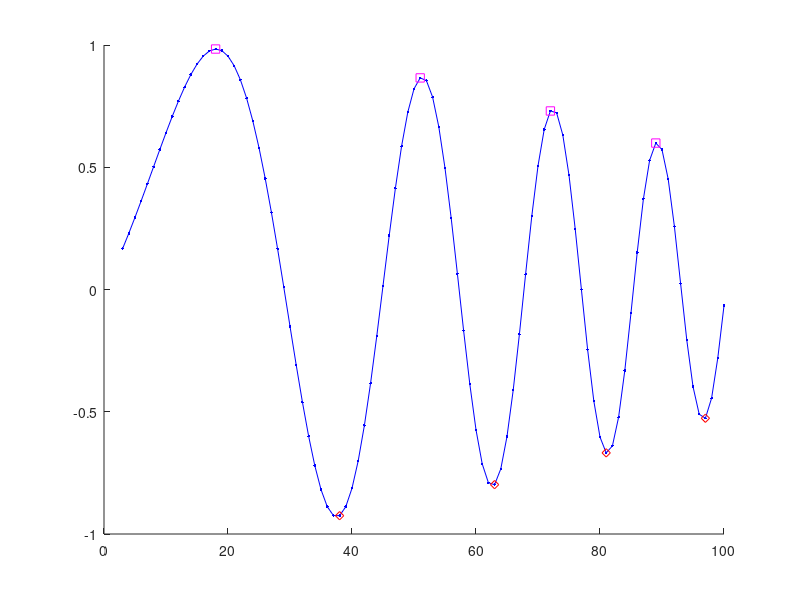

Source code (MATLAB):
x = 3:100; y = sin(.05*x + .002*x.^2) .* (1 - x.*x/20000);

% calculate local max 
left_compare_max = [false, y(1:end - 1) <= y(2:end)];
right_compare_max = [y(1:end - 1) >= y(2:end) false];
local_max_bool = right_compare_max & left_compare_max;
local_max_x = x(local_max_bool);
local_max_y = y(local_max_bool);

% calculate local min
left_compare_min = [false, y(1:end - 1) >= y(2:end)];
right_compare_min = [y(1:end - 1) <= y(2:end) false];
local_min_bool = right_compare_min & left_compare_min;
local_min_x = x(local_min_bool);
local_min_y = y(local_min_bool);

% calculate Monotonically increasing and Monotonically decreasing
increasing_left_end = [x(1),local_min_x];
increasing_right_end = [local_max_x x(end)];
decreasing_left_end = local_max_x;
decreasing_right_end = local_min_x;

% print result
fprintf("Local Maximums:\n");
fprintf("(%d,%.2f)\n",[local_max_x;local_max_y]);

fprintf("Local Minimums:\n");
fprintf("(%d,%.2f)\n",[local_min_x;local_min_y]);

fprintf("Monotonically increasing segments:\n");
fprintf("%d - %d\n",[increasing_left_end;increasing_right_end]);

fprintf("Monotonically decreasing segments:\n");
fprintf("%d - %d\n",[decreasing_left_end;decreasing_right_end]);

% plot result
%  3-18 38-51 63-72 81-89 97-100
% 18-38 51-63 72-81 89-97 
hold on 
plot(x,y, '-b')
plot(x,y, '.b')
plot(local_max_x, local_max_y, 'squarem')
plot(local_min_x, local_min_y, 'diamondr')
hold off
